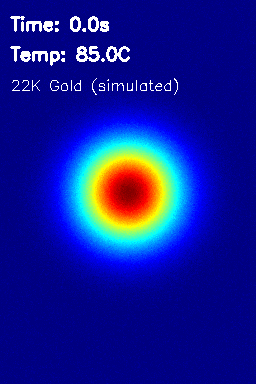
#> input picture thermal_imaging/demo_thermal_frames/frame001.png, 256 x 384 px; its folder holds only this picture in this run
$ python analyze_demo.py   (older library calls are emulated)
#> lines starting #> are read from the running program, lines starting #| are printed output that depends on the picture; after the words box and inside, x2 and y2 are one past the last pixel; in counts of white or black regions, pixels touching at a corner belong together
### thermal_imaging/thermal_processing.py
#!/usr/bin/env python3
"""
Thermal Image Processing Module
Advanced processing for thermal images including filtering, enhancement, and analysis
"""

import cv2
import numpy as np
from scipy import signal
from scipy.ndimage import gaussian_filter


class ThermalProcessor:
    """Advanced thermal image processing"""

    def __init__(self):
        self.calibration_offset = 0
        self.calibration_scale = 1.0

    # [76 lines left out: functions denoise, enhance_contrast, apply_colormap, not called in this run]

    def detect_hot_spots(self, thermal_image, threshold_percentile=90):
        """
        Detect hot spots in thermal image
        Args:
            thermal_image: Input thermal image
            threshold_percentile: Percentile threshold (default: 90)
        Returns:
            Binary mask of hot spots and list of contours
        """
        threshold = np.percentile(thermal_image, threshold_percentile)

        # Create binary mask
        hot_mask = (thermal_image > threshold).astype(np.uint8) * 255

        # Find contours
        contours, _ = cv2.findContours(hot_mask, cv2.RETR_EXTERNAL, cv2.CHAIN_APPROX_SIMPLE)

        return hot_mask, contours

    # [139 lines left out: functions get_roi_statistics, draw_temperature_profile, calculate_gradient, segment_temperature_regions, main, not called in this run]


# [2 lines that do not run on import are left out]

### thermal_imaging/gold_purity_analyzer.py
#!/usr/bin/env python3
"""
Gold Purity Analyzer using Thermal Analysis
Analyzes cooling curves to estimate gold purity based on thermal conductivity
"""

import numpy as np
import matplotlib.pyplot as plt
from scipy.optimize import curve_fit
from scipy.signal import savgol_filter
import time


class CoolingCurveAnalyzer:
    """
    Analyzes thermal cooling curves to estimate material properties

    Pure gold has high thermal conductivity (~310 W/m·K)
    Gold alloys have lower conductivity:
    - 24K (99.9% pure): ~310 W/m·K
    - 22K (91.7% pure): ~250-280 W/m·K
    - 18K (75% pure): ~180-220 W/m·K
    - 14K (58.3% pure): ~120-160 W/m·K
    """

    def __init__(self):
        self.cooling_data = []
        self.time_data = []
        self.start_time = None

        # Gold thermal properties (approximate)
        self.gold_standards = {
            '24K': {'purity': 99.9, 'cooling_rate': 1.0, 'thermal_conductivity': 310},
            '22K': {'purity': 91.7, 'cooling_rate': 0.85, 'thermal_conductivity': 265},
            '18K': {'purity': 75.0, 'cooling_rate': 0.65, 'thermal_conductivity': 200},
            '14K': {'purity': 58.3, 'cooling_rate': 0.50, 'thermal_conductivity': 140},
            'Fake': {'purity': 0.0, 'cooling_rate': 0.30, 'thermal_conductivity': 80}
        }

    def start_recording(self):
        """Start recording cooling curve"""
        self.cooling_data = []
        self.time_data = []
        self.start_time = time.time()
        print("✓ Started recording cooling curve")

    # [147 lines left out: functions add_data_point, exponential_cooling, fit_cooling_curve, calculate_cooling_rate, estimate_purity, calculate_time_constant, not called in this run]

    def plot_cooling_curve(self, show_fit=True, save_path=None):
        """
        Plot the cooling curve with fitted model
        """
        if len(self.time_data) == 0:
            print("No data to plot")
            return

        t = np.array(self.time_data)
        T = np.array(self.cooling_data)

        plt.figure(figsize=(12, 6))

        # Plot 1: Temperature vs Time
        plt.subplot(1, 2, 1)
        plt.plot(t, T, 'b.-', label='Measured', linewidth=2, markersize=8)

        if show_fit and len(t) >= 10:
            params, quality = self.fit_cooling_curve()
            if params is not None:
                t_fit = np.linspace(0, max(t), 100)
                T_fit = self.exponential_cooling(t_fit, *params)
                plt.plot(t_fit, T_fit, 'r--', label=f'Fitted (R²={quality["r_squared"]:.3f})', linewidth=2)

                # Add equation
                T_amb, T_init, k = params
                equation = f'T(t) = {T_amb:.1f} + {T_init-T_amb:.1f}·exp(-{k:.3f}t)'
                plt.text(0.05, 0.95, equation, transform=plt.gca().transAxes,
                        fontsize=10, verticalalignment='top', bbox=dict(boxstyle='round', facecolor='wheat'))

        plt.xlabel('Time (seconds)', fontsize=12)
        plt.ylabel('Temperature (relative)', fontsize=12)
        plt.title('Cooling Curve', fontsize=14, fontweight='bold')
        plt.legend()
        plt.grid(True, alpha=0.3)

        # Plot 2: Cooling Rate vs Time
        plt.subplot(1, 2, 2)
        if len(t) > 1:
            dt = np.diff(t)
            dT = np.diff(T)
            cooling_rate = -dT / dt
            t_rate = t[:-1]
            plt.plot(t_rate, cooling_rate, 'g.-', linewidth=2, markersize=8)

        plt.xlabel('Time (seconds)', fontsize=12)
        plt.ylabel('Cooling Rate (°/s)', fontsize=12)
        plt.title('Cooling Rate over Time', fontsize=14, fontweight='bold')
        plt.grid(True, alpha=0.3)

        plt.tight_layout()

        if save_path:
            plt.savefig(save_path, dpi=150, bbox_inches='tight')
            print(f"✓ Saved plot to {save_path}")

        plt.show()

    def generate_report(self):
        """
        Generate comprehensive analysis report
        """
        print("\n" + "="*60)
        print("GOLD PURITY ANALYSIS REPORT")
        print("="*60)

        if len(self.time_data) < 10:
            print("⚠ Insufficient data for analysis")
            print(f"Collected {len(self.time_data)} points (minimum 10 required)")
            return

        # Fit cooling curve
        params, quality = self.fit_cooling_curve()
        if params is None:
            print("✗ Failed to fit cooling curve")
            return

        T_ambient, T_initial, k = params

        # Estimate purity
        purity_result = self.estimate_purity(k)

        # Print results
        print(f"\n📊 Measurement Summary:")
        print(f"  Duration: {self.time_data[-1]:.2f} seconds")
        print(f"  Data points: {len(self.time_data)}")
        print(f"  Temperature range: {np.min(self.cooling_data):.2f} - {np.max(self.cooling_data):.2f}")

        print(f"\n🔬 Cooling Curve Parameters:")
        print(f"  Initial temperature: {T_initial:.2f}")
        print(f"  Ambient temperature: {T_ambient:.2f}")
        print(f"  Cooling rate constant (k): {k:.4f} s⁻¹")
        print(f"  Time constant (τ): {1/k:.2f} seconds")

        print(f"\n📈 Fit Quality:")
        print(f"  R-squared: {quality['r_squared']:.4f}")
        print(f"  RMSE: {quality['rmse']:.4f}")

        print(f"\n💎 Gold Purity Estimate:")
        print(f"  Grade: {purity_result['grade']}")
        print(f"  Purity: {purity_result['purity']:.1f}%")
        print(f"  Confidence: {purity_result['confidence']:.1f}%")

        print(f"\n📚 Reference Values:")
        for grade, props in self.gold_standards.items():
            marker = "→" if grade == purity_result['grade'] else " "
            print(f"  {marker} {grade}: {props['purity']:.1f}% purity, "
                  f"~{props['thermal_conductivity']} W/m·K conductivity")

        print("\n" + "="*60)


# [31 lines left out: function main, not called in this run]


# [2 lines that do not run on import are left out]

### thermal_imaging/analyze_demo.py
#!/usr/bin/env python3
"""
Analyze demo frames with proper timing
"""

import cv2
import numpy as np
import glob
import os

from thermal_processing import ThermalProcessor
from gold_purity_analyzer import CoolingCurveAnalyzer

print("="*60)
print("DEMO: THERMAL GOLD PURITY ANALYSIS")
print("="*60)

# Load demo frames
image_folder = "demo_thermal_frames"
image_files = sorted(glob.glob(os.path.join(image_folder, "*.png")))

print(f"\n✓ Found {len(image_files)} demo frames")

# Initialize
processor = ThermalProcessor()
analyzer = CoolingCurveAnalyzer()

# Process each frame with PROPER TIMING
# Demo simulates 25 seconds, 40 frames = 0.625 seconds per frame
duration = 25.0
time_interval = duration / len(image_files)

print(f"✓ Simulated duration: {duration} seconds")
print(f"✓ Frame interval: {time_interval:.3f} seconds")

# Auto-detect ROI from first image
first_img = cv2.imread(image_files[0])
#> first_img is the input picture: shape (384, 256, 3); mean B, G, R 148.8, 27.9, 18.5
if len(first_img.shape) == 3:
    gray = cv2.cvtColor(first_img, cv2.COLOR_BGR2GRAY)
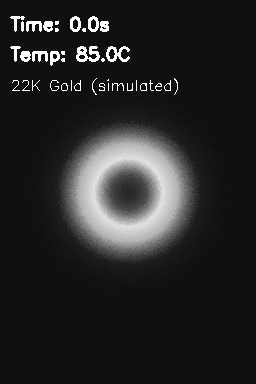
#> gray: shape (384, 256); min 15, max 255, mean 39
else:
    gray = first_img

hot_mask, contours = processor.detect_hot_spots(gray, threshold_percentile=85)
#> in detect_hot_spots, `threshold = np.percentile(thermal_image, threshold_percentile)`: threshold = 61
#> in detect_hot_spots, `hot_mask = (thermal_image > threshold).astype(np.uint8) * 255`:
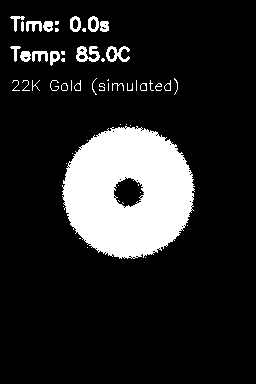
#> hot_mask: shape (384, 256); 15% white; 55 white regions (27 under 20 px)
#> in detect_hot_spots, `contours, _ = cv2.findContours(hot_mask, cv2.RETR_EXTERNAL, cv2.CHAIN_..`: contours = 50 contours, 33 with area under 20; largest, box (x1, y1, x2, y2) and area: (62, 126, 195, 259) 13246, (76, 46, 100, 62) 206, (106, 46, 130, 62) 190, (88, 16, 99, 32) 127, (70, 16, 81, 32) 127

if len(contours) > 0:
    largest_contour = max(contours, key=cv2.contourArea)
#> largest_contour = contour of 438 points, box (x1, y1, x2, y2) (62, 126, 195, 259), area 13246
    x, y, w, h = cv2.boundingRect(largest_contour)
#> x = 62; y = 126; w = 133; h = 133
    margin = 10
    x = max(0, x - margin)
#> x = 52
    y = max(0, y - margin)
#> y = 116
    w = min(first_img.shape[1] - x, w + 2*margin)
#> w = 153
    h = min(first_img.shape[0] - y, h + 2*margin)
#> h = 153
    roi = (x, y, w, h)
#> roi = (52, 116, 153, 153)
    print(f"✓ Auto-detected ROI: ({x}, {y}, {w}x{h})")
#| ✓ Auto-detected ROI: (52, 116, 153x153)
else:
    # Use whole image
    roi = (0, 0, first_img.shape[1], first_img.shape[0])
    print("⚠ Using whole image as ROI")

# Start recording
analyzer.start_recording()

print("\nProcessing frames...")
for i, img_path in enumerate(image_files):
    img = cv2.imread(img_path)

    # Extract ROI
    x, y, w, h = roi
    roi_img = img[y:y+h, x:x+w]
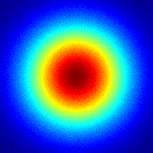
#> roi_img: shape (153, 153, 3); mean B, G, R 178.3, 96.8, 57.3

    # Convert to grayscale if needed
    if len(roi_img.shape) == 3:
        gray_roi = cv2.cvtColor(roi_img, cv2.COLOR_BGR2GRAY)
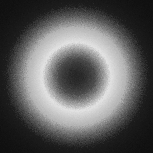
#> gray_roi: shape (153, 153); min 15, max 226, mean 94.3
    else:
        gray_roi = roi_img

    # Get average temperature
    temp = np.mean(gray_roi)
#> temp = 94.3

    # Use PROPER time (not file timestamp!)
    time = i * time_interval

    analyzer.time_data.append(time)
    analyzer.cooling_data.append(temp)

    if (i + 1) % 10 == 0:
        print(f"  Processed {i+1}/{len(image_files)} frames...")

print(f"✓ Processed all {len(image_files)} frames\n")

# Generate report
analyzer.generate_report()

# Plot results
print("\nGenerating plot...")
analyzer.plot_cooling_curve(show_fit=True, save_path="demo_cooling_curve.png")
#> in plot_cooling_curve, `T = np.array(self.cooling_data)`: T = [94.3]
#> in plot_cooling_curve, `plt.savefig(save_path, dpi=150, bbox_inches='tight')`:
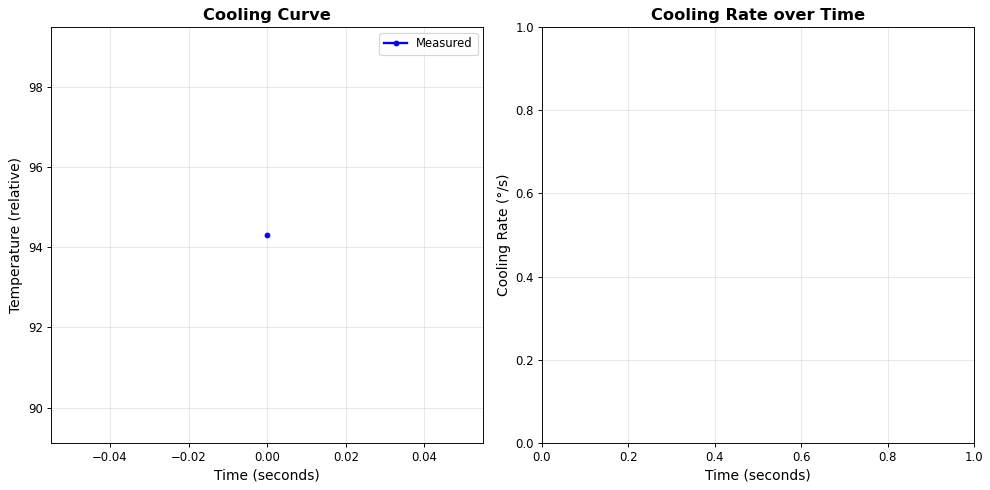
#> figure drawn by matplotlib, 1 panel

print("\n" + "="*60)
print("✅ DEMO COMPLETE!")
print("="*60)
print("\n📁 Generated files:")
print("  - demo_thermal_frames/    (40 thermal images)")
print("  - demo_cooling_curve.png  (analysis plot)")
print("\n📊 This demonstrates:")
print("  ✓ Image sequence loading")
print("  ✓ ROI detection")
print("  ✓ Temperature extraction")
print("  ✓ Cooling curve fitting")
print("  ✓ Gold purity estimation")
print("  ✓ Statistical validation")
print("\n🎯 Next step: Use with REAL thermal images!")
print("  1. Capture frames from DYT Windows app")
print("  2. Transfer to Linux")
print("  3. Run: python3 thermal_image_analyzer.py your_frames/")

$ run again, on thermal_imaging/demo_thermal_frames/frame005.png
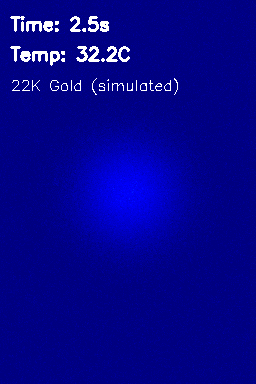
#> input picture thermal_imaging/demo_thermal_frames/frame005.png, 256 x 384 px
#> first_img is the input picture: shape (384, 256, 3); mean B, G, R 142.1, 4.7, 4.7
#> threshold = 18
#> in detect_hot_spots, `hot_mask = (thermal_image > threshold).astype(np.uint8) * 255`:
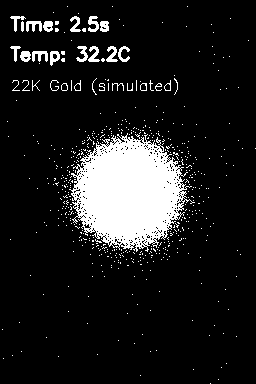
#> hot_mask: shape (384, 256); 12.1% white; 550 white regions (520 under 20 px)
#> in detect_hot_spots, `contours, _ = cv2.findContours(hot_mask, cv2.RETR_EXTERNAL, cv2.CHAIN_..`: contours = 550 contours, 531 with area under 20; largest, box (x1, y1, x2, y2) and area: (69, 133, 195, 252) 9458, (50, 51, 60, 66) 88, (20, 51, 31, 62) 80, (32, 51, 48, 62) 76, (26, 21, 42, 32) 76
#> largest_contour = contour of 677 points, box (x1, y1, x2, y2) (69, 133, 195, 252), area 9458
#> `x, y, w, h = cv2.boundingRect(largest_contour)`: x = 69; y = 133; w = 126; h = 119
#> `x = max(0, x - margin)`: x = 59
#> `y = max(0, y - margin)`: y = 123
#> `w = min(first_img.shape[1] - x, w + 2*margin)`: w = 146
#> `h = min(first_img.shape[0] - y, h + 2*margin)`: h = 139
#> roi = (59, 123, 146, 139)
#| ✓ Auto-detected ROI: (59, 123, 146x139)
#> temp = 19.37
#> T = [19.37]
#> in plot_cooling_curve, `plt.savefig(save_path, dpi=150, bbox_inches='tight')`:
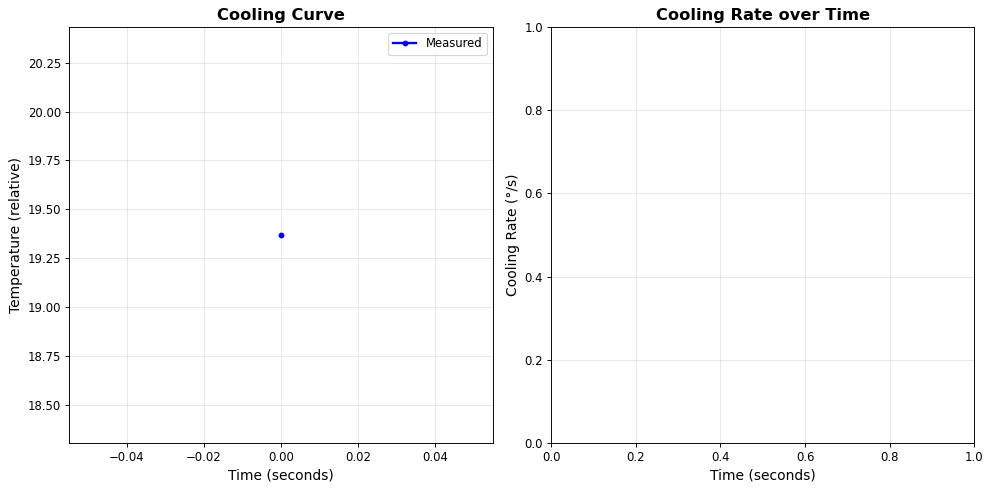
#> figure drawn by matplotlib, 1 panel

$ run again, on thermal_imaging/demo_thermal_frames/frame007.png
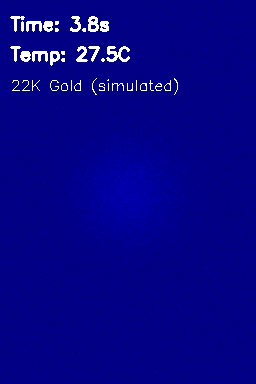
#> input picture thermal_imaging/demo_thermal_frames/frame007.png, 256 x 384 px
#> first_img is the input picture: shape (384, 256, 3); mean B, G, R 136.3, 4.7, 4.7
#> threshold = 16
#> in detect_hot_spots, `hot_mask = (thermal_image > threshold).astype(np.uint8) * 255`:
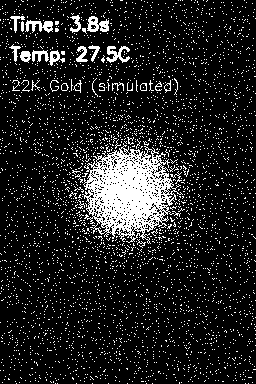
#> hot_mask: shape (384, 256); 12.8% white; 3762 white regions (3729 under 20 px)
#> in detect_hot_spots, `contours, _ = cv2.findContours(hot_mask, cv2.RETR_EXTERNAL, cv2.CHAIN_..`: contours = 3759 contours, 3743 with area under 20; largest, box (x1, y1, x2, y2) and area: (82, 143, 183, 244) 6091, (87, 16, 109, 32) 204, (25, 20, 53, 33) 156, (106, 46, 130, 63) 146, (49, 50, 65, 66) 99
#> largest_contour = contour of 664 points, box (x1, y1, x2, y2) (82, 143, 183, 244), area 6091
#> `x, y, w, h = cv2.boundingRect(largest_contour)`: x = 82; y = 143; w = 101
#> `x = max(0, x - margin)`: x = 72
#> `y = max(0, y - margin)`: y = 133
#> `w = min(first_img.shape[1] - x, w + 2*margin)`: w = 121
#> roi = (72, 133, 121, 121)
#| ✓ Auto-detected ROI: (72, 133, 121x121)
#> temp = 16.68
#> T = [16.68]
#> in plot_cooling_curve, `plt.savefig(save_path, dpi=150, bbox_inches='tight')`:
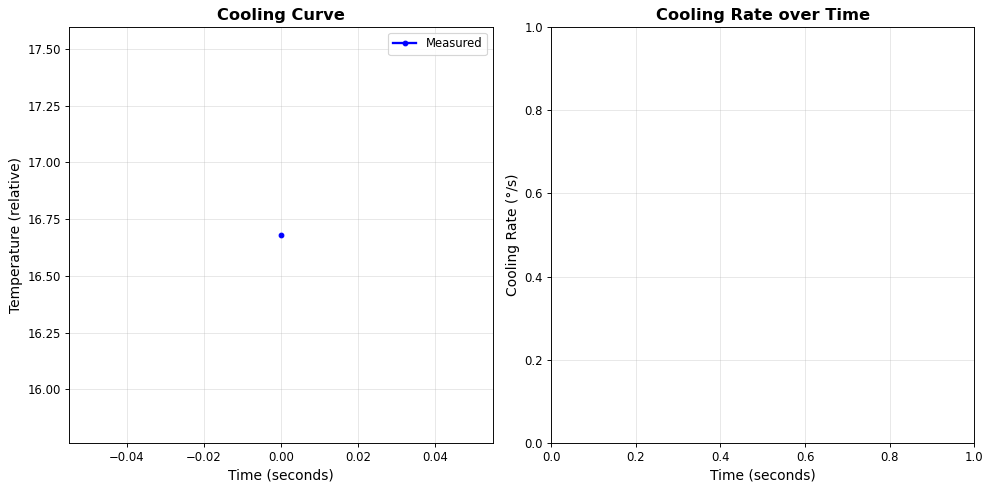
#> figure drawn by matplotlib, 1 panel
